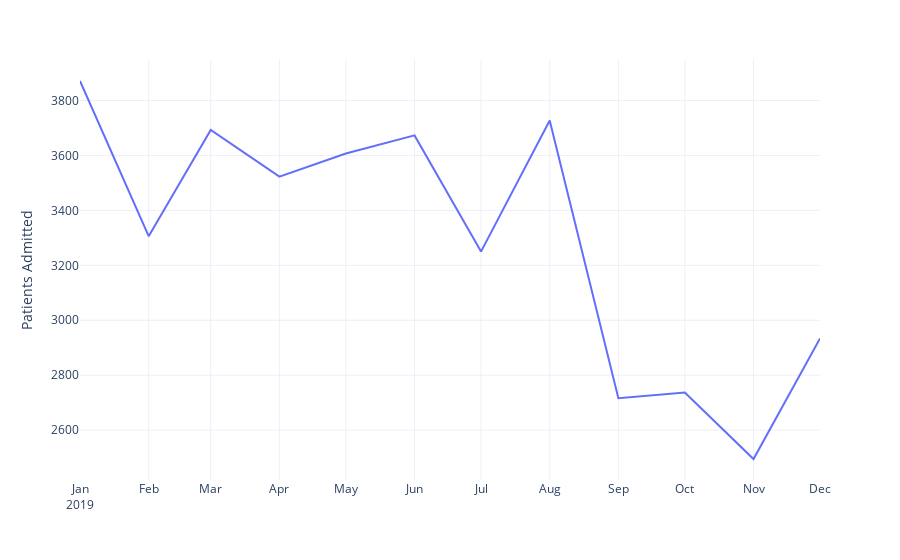

The code cell stored with this chart in its notebook:
### Code cell
fig = px.line(data, 
              x = data.index, 
              y = data.columns,
              template = "plotly_white"
)

fig.update_xaxes(
    dtick="M1",
    tickformat="%b\n%Y"
)

fig.update_layout(
    showlegend=False,
    xaxis_title = None,
    yaxis_title = 'Patients Admitted',
)

fig.show()

### Figure 1 — Plotly figure (JSON) as saved in the notebook; plotly's stock layout.template omitted (floating-point values rounded to 4 significant figures)
{"data": [{"hovertemplate": "variable=week_admit<br>admitdate=%{x}<br>value=%{y}<extra></extra>", "legendgroup": "week_admit", "line": {"color": "#636efa", "dash": "solid"}, "mode": "lines", "name": "week_admit", "orientation": "v", "showlegend": true, "type": "scatter", "x": ["2019-01-01T00:00:00", "2019-02-01T00:00:00", "2019-03-01T00:00:00", "2019-04-01T00:00:00", "2019-05-01T00:00:00", "2019-06-01T00:00:00", "2019-07-01T00:00:00", "2019-08-01T00:00:00", "2019-09-01T00:00:00", "2019-10-01T00:00:00", "2019-11-01T00:00:00", "2019-12-01T00:00:00"], "xaxis": "x", "y": [3871, 3306, 3693, 3523, 3607, 3673, 3250, 3727, 2716, 2737, 2495, 2934], "yaxis": "y"}], "layout": {"autosize": true, "legend": {"title": {"text": "variable"}, "tracegroupgap": 0}, "margin": {"t": 60}, "showlegend": false, "xaxis": {"anchor": "y", "autorange": true, "domain": [0, 1], "dtick": "M1", "range": ["2019-01-01", "2019-12-01"], "tickformat": "%b\n%Y", "title": {}, "type": "date"}, "yaxis": {"anchor": "x", "autorange": true, "domain": [0, 1], "range": [2419.0, 3947.0], "title": {"text": "Patients Admitted"}, "type": "linear"}}}
